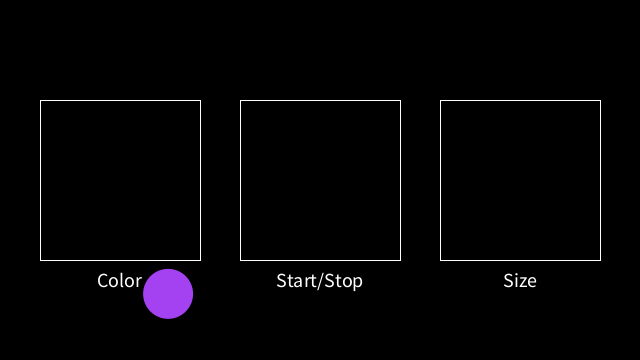
Frame 1 (no input)
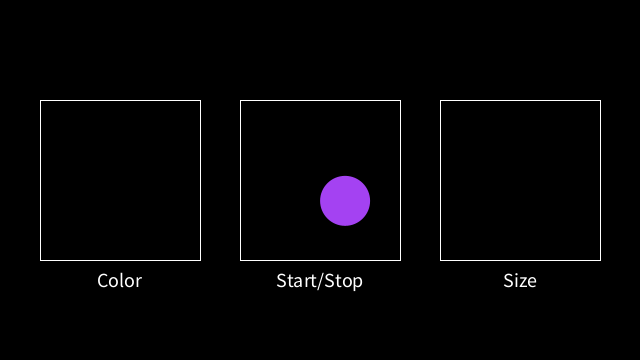
Frame 60 (the mouse pressed at the canvas centre just before this capture)
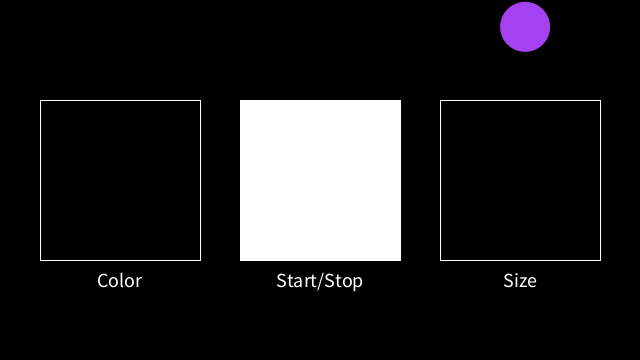
Frame 120 (the mouse held since frame 60 and released just before this capture)

The Processing sketch that drew these frames (run headless with seeded random() and noise(); from frame 60 on, the mouse is pressed at the canvas centre):

// Processing sketch: ball_interface
// ── ball_interface.pde
// Button interface / bouncing ball
// The Coding Train / Daniel Shiffman
// Processing Intro Series

//Declare ball variables
float x, y, radius, xspeed, yspeed;
color col;
boolean going = true;

//Declare button variables
float buttonSize = 160;
float padding = 40; //spacing between buttons
float colorButtonX, stopButtonX, radiusButtonX; //x pos of buttons
boolean overColorButton = false;
boolean overStopButton = false;
boolean overRadiusButton = false;

void setup() {
  size(640, 360);
  pixelDensity(2);
  rectMode(CENTER);

  //Text properties
  textAlign(CENTER, CENTER);
  textSize(20);


  //Make the circle a random color
  col = color(random(255), random(255), random(255));

  radius = 25;
  xspeed = 3;
  yspeed = 3;

  //position of ball
  x = random(radius, width-radius);
  y = random(radius, height-radius);

  //x position of the buttons
  colorButtonX = width/2 - buttonSize - padding;
  stopButtonX = width/2;
  radiusButtonX = width/2 + buttonSize + padding;
}

void draw() {
  background(0);
  noStroke();

  if (going) {
    x = x + xspeed;
    y = y + yspeed;
  }

  if (x < radius || x > width - radius) {
    xspeed = xspeed * -1;
  }

  if (y < radius || y > height - radius) {
    yspeed = yspeed * -1;
  }


  //------------colorButton----------------
  if (mouseX > colorButtonX - buttonSize/2 && mouseX < colorButtonX + buttonSize/2
    && mouseY > height/2 - buttonSize/2 && mouseY < height/2 + buttonSize/2) {
    overColorButton = true; //the mouse is over the button
    fill(255);
    square(colorButtonX, height/2, buttonSize);
  } else {
    overColorButton = false;
  }

  //-----------start/stop button------------
  if (mouseX > stopButtonX - buttonSize/2 && mouseX < stopButtonX + buttonSize/2
    && mouseY > height/2 - buttonSize/2 && mouseY < height/2 + buttonSize/2) {
    overStopButton = true; //the mouse is over the button
    fill(255);
    square(stopButtonX, height/2, buttonSize);
  } else {
    overStopButton = false;
  }

  //------------radius button----------------
  if (mouseX > radiusButtonX - buttonSize/2 && mouseX < radiusButtonX + buttonSize/2
    && mouseY > height/2 - buttonSize/2 && mouseY < height/2 + buttonSize/2) {
    overRadiusButton = true; //the mouse is over the button
    fill(255);
    square(radiusButtonX, height/2, buttonSize);
  } else {
    overRadiusButton = false;
  }


  //draw buttons
  stroke(255);
  noFill();
  square(colorButtonX, height/2, buttonSize);
  square(stopButtonX, height/2, buttonSize);
  square(radiusButtonX, height/2, buttonSize);

  //draw button labels
  fill(255);
  text("Color", colorButtonX, height/2 + buttonSize/2 + padding/2);
  text("Start/Stop", stopButtonX, height/2 + buttonSize/2 + padding/2);
  text("Size", radiusButtonX, height/2 + buttonSize/2 + padding/2);

  //draw ball
  fill(col);
  noStroke();
  circle(x, y, radius*2);
}

void mousePressed() {
  if (overColorButton) {
    //change ball to random color
    col = color(random(255), random(255), random(255));
  }

  if (overStopButton) {
    //stop or start the ball
    going = !going;
  }

  if (overRadiusButton) {
    //change the radius
    radius = random(10, 100);
  }
}
